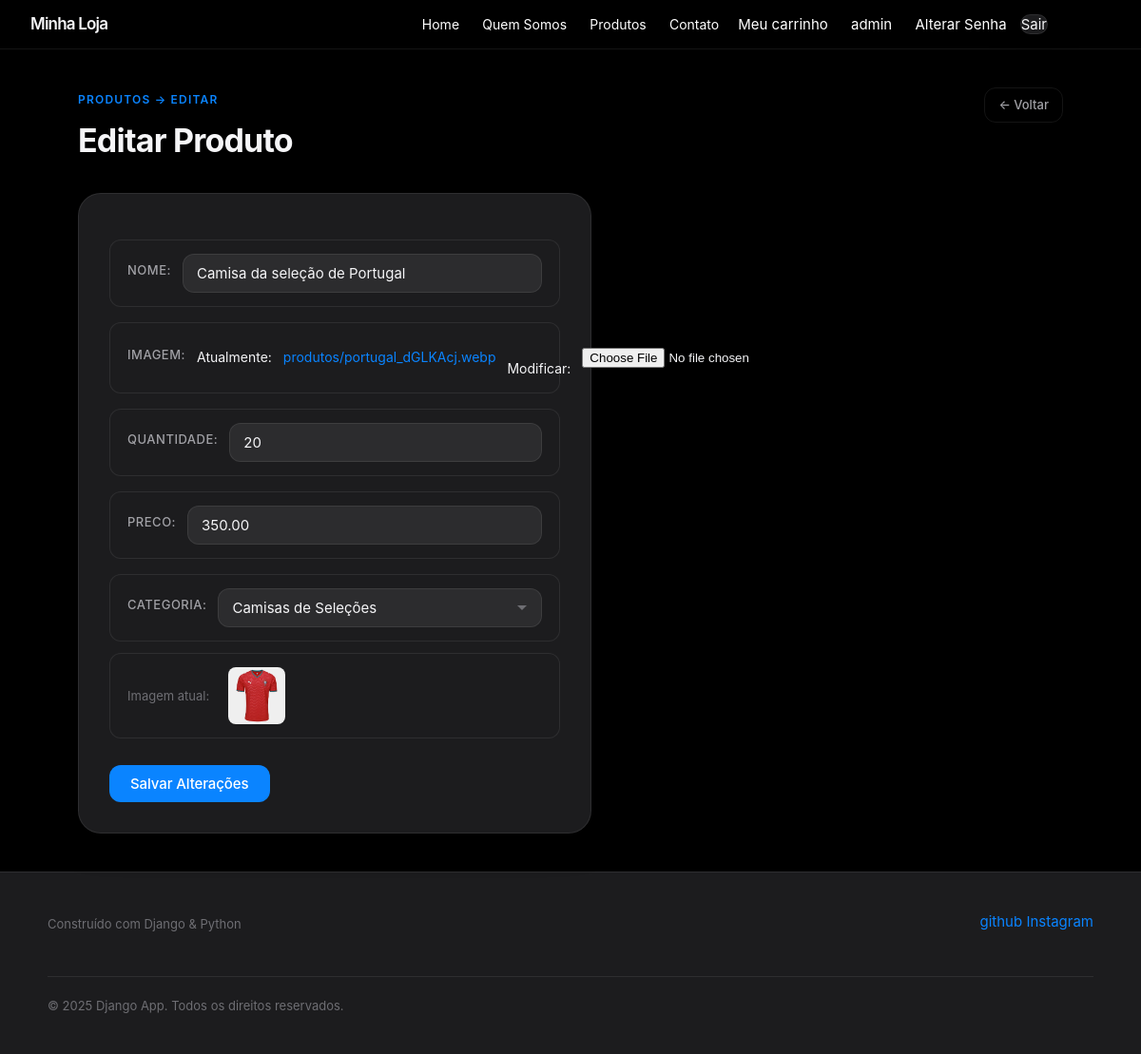
Page /edit-produto/1 (signed in) on the committed database.
### app/models.py (models this page shows, shortened)
class Produto(models.Model):
    nome = models.CharField(max_length=100)
    time = models.CharField(max_length=100, default="Internacional") # Novo campo
    imagem = models.ImageField(upload_to='produtos/')
    quantidade = models.IntegerField()
    preco = models.DecimalField(max_digits=10, decimal_places=2)
    descricao = models.TextField(blank=True, null=True) # Para detalhes da camisa
    categoria = models.ForeignKey(Categoria, on_delete=models.SET_NULL, null=True, blank=True)

class Categoria(models.Model):
    nome = models.CharField(max_length=100)
    def __str__(self):
        return self.nome

### app/views.py (the view)
# urls.py: path('edit-produto/<int:id_prod>', views.editProduto, name="editproduto"),
@login_required
@staff_member_required
def editProduto(request, id_prod):
    _produto = get_object_or_404(Produto, id=id_prod)
    form = ProdutoForm(request.POST or None, request.FILES or None, instance=_produto)
    if request.method == 'POST':
        if form.is_valid():
            form.save()
            return redirect('produto')
    return render(request, 'edit-produto.html', {'form': form, 'produto': _produto})

### app/forms.py
class ProdutoForm(forms.ModelForm):
    class Meta:
        model = Produto
        fields = ['nome', 'imagem', 'quantidade', 'preco', 'categoria']

### app/templates/edit-produto.html (shortened to what this page needs)
{% extends 'template.html' %}
{% block conteudo %}
<div class="dash-header">
    <div>
        <span class="section-label">Produtos → Editar</span>
        <h1>Editar Produto</h1>
    </div>
    <a href="{% url 'produto' %}" class="btn-ghost-sm">← Voltar</a>
</div>
<form method="post" enctype="multipart/form-data">
    {{ form.as_p }}
    {% if produto.imagem %}
    <p style="margin-top: 12px; color: var(--text-tertiary); font-size: 13px;">
        Imagem atual:
        <img src="{{ produto.imagem.url }}" width="60px" style="border-radius: 8px; margin-left: 8px; vertical-align: middle;">
    </p>
    {% endif %}
    <input type="submit" value="Salvar Alterações">
</form>
{% endblock %}

### app/templates/template.html (shortened to what this page needs)
{% load static %}
<!DOCTYPE html>
<html lang="PT-BR">
<head>
    <link rel="stylesheet" href="{% static 'css/style.css' %}">
</head>
<body>
    <header>
        <h1>Minha Loja</h1>
        <nav class="nav-center">
            <a href="{% url 'index' %}">Home</a>
            <a href="{% url 'quemsomos' %}">Quem Somos</a>
            <a href="{% url 'loja' %}">Produtos</a>
            <a href="{% url 'addcontato' %}">Contato</a>
        </nav>
        <div class="nav-right">
            <a href="{% url 'carrinho' %}">Meu carrinho</a>
            {% if user.is_authenticated %}
                {% if user.is_superuser %}
                    <a href="{% url 'dashboard' %}">{{ user.username }}</a>
                {% else %}
                    <span class="user-name">{{ user.username }}</span>
                {% endif %}
                <a href="{% url 'alterarsenha' %}">Alterar Senha</a>
                <form action="{% url 'logout' %}" method="post" class="logout-form">
                    <button type="submit" class="logout-btn">Sair</button>
                </form>
            {% else %}
                <a href="{% url 'login' %}">Entrar</a>
            {% endif %}
        </div>
    </header>
    <main>
        {% block conteudo %}{% endblock %}
    </main>
    <footer>
        <div class="footer-inner">
            <div class="footer-brand">
                <p class="footer-tagline">Construído com Django &amp; Python</p>
            </div>
            <nav>
                <a href="https://github.com/eduardo-072" target="_blank">github</a>
                <a href="https://www.instagram.com/013_eduuh/" target="_blank">Instagram</a>
            </nav>
            <p class="footer-copy">&copy; 2025 Django App. Todos os direitos reservados.</p>
        </div>
    </footer>
</body>
</html>

### rows in the picture
Produto: nome "Camisa da seleção de Portugal", quantidade "20", preco "350.00", categoria "Camisas de Seleções", imagem (picture)

### other values in the picture
{{ user.username }} "admin"
